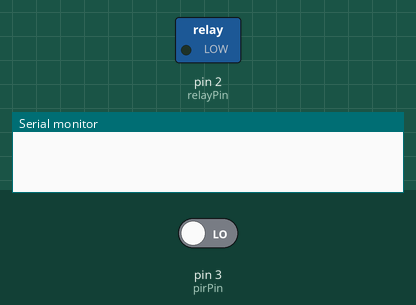
Bench run of a sketch on a simulated Arduino Uno, built with avr-gcc and run on an emulated ATmega328P. On the bench: switched loads named in the sketch (green lamp = pin HIGH), the last lines printed to the serial monitor. Inputs (shaded band) come from the test bench; at power-on: pin 3 (pirPin) LOW.

Above: at 1.2 s.
1.3 s: pin 3 (pirPin) driven HIGH
At 1.7 s:
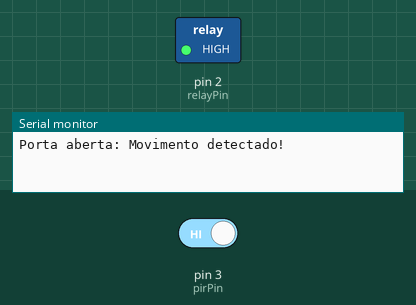
2.8 s: pin 3 (pirPin) driven LOW
At 4.1 s:
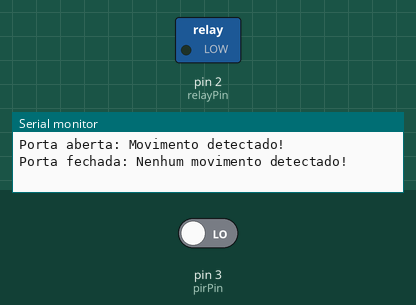
Timing chart, 0 to 5.8 s (numbered marks = the images above; inputs shaded):
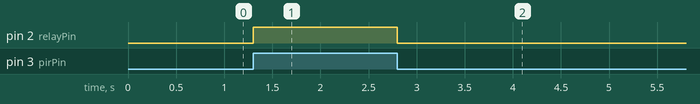

The sketch:

Porta_Automatica.ino
```cpp
int pirPin = 3;
int relayPin = 2;
int pirState = LOW;

void setup() {
  pinMode(pirPin, INPUT);
  pinMode(relayPin, OUTPUT);
  Serial.begin(9600);
}

void loop() {
  int motionDetected = digitalRead(pirPin);

  if (motionDetected == HIGH) {
    digitalWrite(relayPin, HIGH);
    if (pirState == LOW) {
      Serial.println("Porta aberta: Movimento detectado!");
      pirState = HIGH;
    }
  } else {
    digitalWrite(relayPin, LOW);
    if (pirState == HIGH) {
      Serial.println("Porta fechada: Nenhum movimento detectado!");
      pirState = LOW;
    }
  }
}
```

Measured:
- after the input at 1.3 s, pin 2 (relayPin): LOW → HIGH at once
- after the input at 2.8 s, pin 2 (relayPin): HIGH → LOW at once
